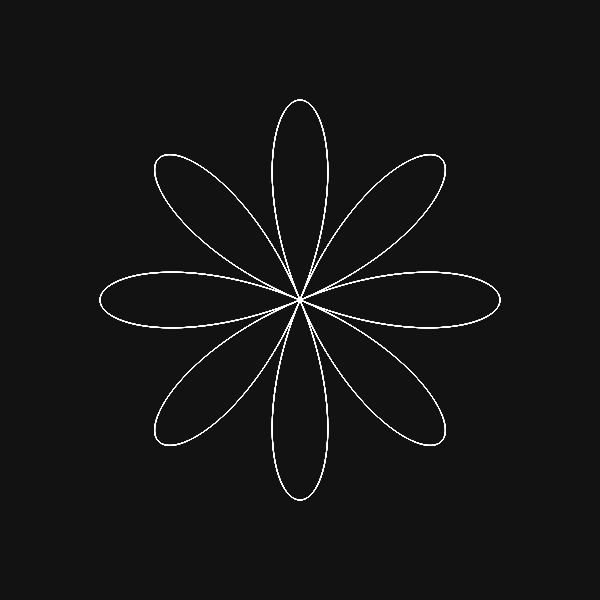
Frame 1 (no input)
Frame 60 (no input): identical to frame 1, image omitted
Frame 120 (the mouse pressed at the canvas centre since frame 60): identical to frame 1, image omitted

The p5.js sketch that drew this single still picture (run headless with seeded random() and noise() and a simulated clock; from frame 60 on, the mouse is pressed at the canvas centre):

// p5.js sketch
// ── sketch.js
var k = 5/8;
var slider;
function setup(){
    createCanvas(600, 600);
    slider = createSlider(1,10,4,0.1);
}

function draw(){
    k = slider.value();
    background("#121212");
    translate(width / 2, height / 2);

    beginShape();
    stroke(255);
    noFill();
    strokeWeight(1);

    for (var a = 0; a < TWO_PI * 10; a += 0.01){
        var r = 200 * cos(k * a);
        var x = r * cos(a);
        var y = r * sin(a);
        vertex(x,y);
    }

    endShape(CLOSE);
}
